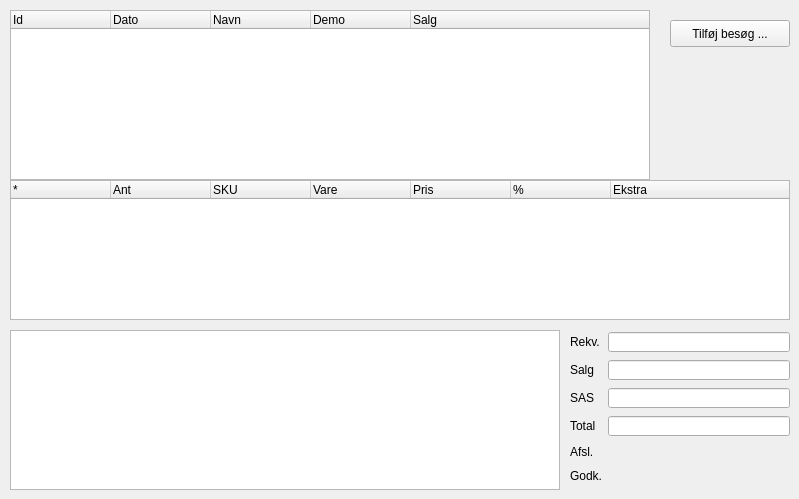
    <widget class="QWidget" name="widgetPageCustomerVisits">
     <widget class="QTreeWidget" name="widgetCustomerVisits">
      <property name="geometry">
       <rect>
        <x>10</x>
        <y>10</y>
        <width>640</width>
        <height>170</height>
       </rect>
      </property>
      <property name="sizeAdjustPolicy">
       <enum>QAbstractScrollArea::AdjustToContents</enum>
      </property>
      <property name="editTriggers">
       <set>QAbstractItemView::NoEditTriggers</set>
      </property>
      <property name="alternatingRowColors">
       <bool>true</bool>
      </property>
      <property name="indentation">
       <number>0</number>
      </property>
      <property name="rootIsDecorated">
       <bool>false</bool>
      </property>
      <property name="itemsExpandable">
       <bool>false</bool>
      </property>
      <property name="expandsOnDoubleClick">
       <bool>false</bool>
      </property>
      <column>
       <property name="text">
        <string>Id</string>
       </property>
      </column>
      <column>
       <property name="text">
        <string>Dato</string>
       </property>
      </column>
      <column>
       <property name="text">
        <string>Navn</string>
       </property>
      </column>
      <column>
       <property name="text">
        <string>Demo</string>
       </property>
      </column>
      <column>
       <property name="text">
        <string>Salg</string>
       </property>
      </column>
     </widget>
     <widget class="QTreeWidget" name="widgetSingleVisitDetails">
      <property name="geometry">
       <rect>
        <x>10</x>
        <y>180</y>
        <width>780</width>
        <height>140</height>
       </rect>
      </property>
      <property name="sizeAdjustPolicy">
       <enum>QAbstractScrollArea::AdjustToContents</enum>
      </property>
      <property name="editTriggers">
       <set>QAbstractItemView::NoEditTriggers</set>
      </property>
      <property name="alternatingRowColors">
       <bool>true</bool>
      </property>
      <property name="selectionMode">
       <enum>QAbstractItemView::SingleSelection</enum>
      </property>
      <property name="indentation">
       <number>0</number>
      </property>
      <property name="rootIsDecorated">
       <bool>false</bool>
      </property>
      <property name="itemsExpandable">
       <bool>false</bool>
      </property>
      <column>
       <property name="text">
        <string>*</string>
       </property>
      </column>
      <column>
       <property name="text">
        <string>Ant</string>
       </property>
      </column>
      <column>
       <property name="text">
        <string>SKU</string>
       </property>
      </column>
      <column>
       <property name="text">
        <string>Vare</string>
       </property>
      </column>
      <column>
       <property name="text">
        <string>Pris</string>
       </property>
      </column>
      <column>
       <property name="text">
        <string>%</string>
       </property>
      </column>
      <column>
       <property name="text">
        <string>Ekstra</string>
       </property>
      </column>
     </widget>
     <widget class="QWidget" name="layoutWidget">
      <property name="geometry">
       <rect>
        <x>570</x>
        <y>330</y>
        <width>220</width>
        <height>160</height>
       </rect>
      </property>
      <layout class="QGridLayout" name="widgetSingleOrderInfo">
       <item row="4" column="2">
        <widget class="QLabel" name="labelArchiveSend">
         <property name="maximumSize">
          <size>
           <width>16777215</width>
           <height>16</height>
          </size>
         </property>
         <property name="text">
          <string>Afsl.</string>
         </property>
        </widget>
       </item>
       <item row="4" column="3">
        <widget class="QLabel" name="labelArchiveSendText">
         <property name="sizePolicy">
          <sizepolicy hsizetype="Preferred" vsizetype="Maximum">
           <horstretch>0</horstretch>
           <verstretch>0</verstretch>
          </sizepolicy>
         </property>
         <property name="maximumSize">
          <size>
           <width>16777215</width>
           <height>16</height>
          </size>
         </property>
         <property name="font">
          <font>
           <weight>75</weight>
           <bold>true</bold>
          </font>
         </property>
         <property name="text">
          <string/>
         </property>
        </widget>
       </item>
       <item row="1" column="2">
        <widget class="QLabel" name="labelArchiveOrderSale">
         <property name="text">
          <string>Salg</string>
         </property>
        </widget>
       </item>
       <item row="1" column="3">
        <widget class="QLineEdit" name="textArchiveSale">
         <property name="sizePolicy">
          <sizepolicy hsizetype="Expanding" vsizetype="Expanding">
           <horstretch>0</horstretch>
           <verstretch>0</verstretch>
          </sizepolicy>
         </property>
         <property name="maximumSize">
          <size>
           <width>16777215</width>
           <height>20</height>
          </size>
         </property>
         <property name="readOnly">
          <bool>true</bool>
         </property>
        </widget>
       </item>
       <item row="2" column="2">
        <widget class="QLabel" name="labelArchiveSasAmount">
         <property name="maximumSize">
          <size>
           <width>16777215</width>
           <height>16</height>
          </size>
         </property>
         <property name="text">
          <string>SAS</string>
         </property>
        </widget>
       </item>
       <item row="3" column="2">
        <widget class="QLabel" name="labelArchiveOrderTotal">
         <property name="maximumSize">
          <size>
           <width>16777215</width>
           <height>16</height>
          </size>
         </property>
         <property name="text">
          <string>Total</string>
         </property>
        </widget>
       </item>
       <item row="2" column="3">
        <widget class="QLineEdit" name="textArchiveSas">
         <property name="sizePolicy">
          <sizepolicy hsizetype="Expanding" vsizetype="Expanding">
           <horstretch>0</horstretch>
           <verstretch>0</verstretch>
          </sizepolicy>
         </property>
         <property name="maximumSize">
          <size>
           <width>16777215</width>
           <height>20</height>
          </size>
         </property>
         <property name="readOnly">
          <bool>true</bool>
         </property>
        </widget>
       </item>
       <item row="3" column="3">
        <widget class="QLineEdit" name="textArchiveTotal">
         <property name="sizePolicy">
          <sizepolicy hsizetype="Expanding" vsizetype="Expanding">
           <horstretch>0</horstretch>
           <verstretch>0</verstretch>
          </sizepolicy>
         </property>
         <property name="maximumSize">
          <size>
           <width>16777215</width>
           <height>20</height>
          </size>
         </property>
         <property name="readOnly">
          <bool>true</bool>
         </property>
        </widget>
       </item>
       <item row="0" column="3">
        <widget class="QLineEdit" name="textArchivePoNumber">
         <property name="sizePolicy">
          <sizepolicy hsizetype="Expanding" vsizetype="Maximum">
           <horstretch>0</horstretch>
           <verstretch>0</verstretch>
          </sizepolicy>
         </property>
         <property name="maximumSize">
          <size>
           <width>16777215</width>
           <height>20</height>
          </size>
         </property>
         <property name="readOnly">
          <bool>true</bool>
         </property>
        </widget>
       </item>
       <item row="0" column="2">
        <widget class="QLabel" name="labelArchivePurchaseOrder">
         <property name="maximumSize">
          <size>
           <width>16777215</width>
           <height>16</height>
          </size>
         </property>
         <property name="text">
          <string>Rekv.</string>
         </property>
        </widget>
       </item>
       <item row="5" column="2">
        <widget class="QLabel" name="labelArchiveApproved">
         <property name="text">
          <string>Godk.</string>
         </property>
        </widget>
       </item>
       <item row="5" column="3">
        <widget class="QLabel" name="labelArchiveApprovedText">
         <property name="sizePolicy">
          <sizepolicy hsizetype="Preferred" vsizetype="Maximum">
           <horstretch>0</horstretch>
           <verstretch>0</verstretch>
          </sizepolicy>
         </property>
         <property name="maximumSize">
          <size>
           <width>16777215</width>
           <height>16</height>
          </size>
         </property>
         <property name="font">
          <font>
           <weight>75</weight>
           <bold>true</bold>
          </font>
         </property>
         <property name="text">
          <string/>
         </property>
        </widget>
       </item>
      </layout>
     </widget>
     <widget class="QPushButton" name="buttonCreateVisit">
      <property name="geometry">
       <rect>
        <x>670</x>
        <y>20</y>
        <width>120</width>
        <height>27</height>
       </rect>
      </property>
      <property name="text">
       <string>Tilføj besøg ...</string>
      </property>
     </widget>
     <widget class="QTextEdit" name="textSingleVisitNotes">
      <property name="geometry">
       <rect>
        <x>10</x>
        <y>330</y>
        <width>550</width>
        <height>160</height>
       </rect>
      </property>
      <property name="readOnly">
       <bool>true</bool>
      </property>
     </widget>
    </widget>
